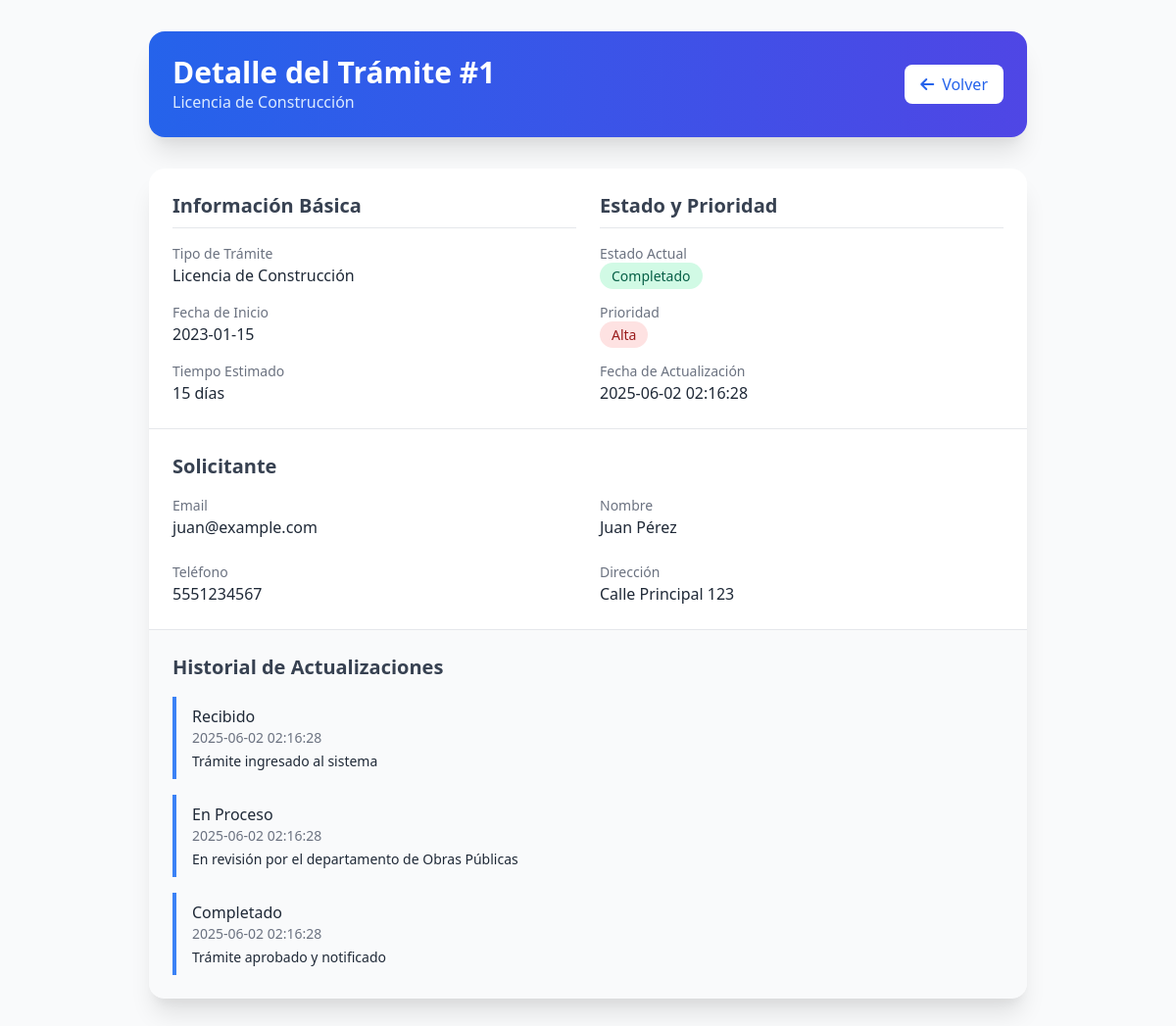
/tramite/1, run on the app's committed database.
### tables this page shows
CREATE TABLE tramites (
    id INTEGER PRIMARY KEY AUTOINCREMENT,
    tipo TEXT NOT NULL,
    fecha_inicio TEXT NOT NULL,
    tiempo_procesamiento INTEGER NOT NULL,
    estado TEXT NOT NULL CHECK(estado IN ('Recibido', 'En Proceso', 'Completado', 'Rechazado')),
    prioridad TEXT NOT NULL CHECK(prioridad IN ('Alta', 'Media', 'Normal')),
    ciudadano_email TEXT NOT NULL,
    fecha_actualizacion TEXT DEFAULT CURRENT_TIMESTAMP,
    observaciones TEXT,
    FOREIGN KEY (ciudadano_email) REFERENCES ciudadanos(email)
);

CREATE TABLE ciudadanos (
    id INTEGER PRIMARY KEY AUTOINCREMENT,
    nombre TEXT NOT NULL,
    email TEXT NOT NULL UNIQUE,
    telefono TEXT,
    direccion TEXT,
    fecha_registro TEXT DEFAULT CURRENT_TIMESTAMP
);

CREATE TABLE historial_tramites (
    id INTEGER PRIMARY KEY AUTOINCREMENT,
    tramite_id INTEGER NOT NULL,
    estado TEXT NOT NULL,
    observaciones TEXT,
    fecha TEXT DEFAULT CURRENT_TIMESTAMP,
    FOREIGN KEY (tramite_id) REFERENCES tramites(id)
);

### app.py (the view)
@app.route('/tramite/<int:id>')
def detalle_tramite(id):
    conn = get_db_connection()
    tramite = conn.execute('SELECT * FROM tramites WHERE id = ?', (id,)).fetchone()
    if not tramite:
        conn.close()
        abort(404)
    ciudadano = conn.execute(
        'SELECT * FROM ciudadanos WHERE email = ?', (tramite['ciudadano_email'],)
    ).fetchone()
    historial = conn.execute(
        'SELECT * FROM historial_tramites WHERE tramite_id = ? ORDER BY fecha DESC', (id,)
    ).fetchall()
    conn.close()
    return render_template('detalle.html',
                         tramite=tramite,
                         ciudadano=ciudadano,
                         historial=historial)

### app.py (called while the page is built)
def get_db_connection():
    conn = sqlite3.connect('tramites.db')
    conn.row_factory = sqlite3.Row
    return conn

### templates/detalle.html (shortened to what this page needs)
<!DOCTYPE html>
<html lang="es">
<head>
    <link href="https://cdn.jsdelivr.net/npm/tailwindcss@2.2.19/dist/tailwind.min.css" rel="stylesheet">
    <link href="https://cdnjs.cloudflare.com/ajax/libs/font-awesome/6.0.0-beta3/css/all.min.css" rel="stylesheet">
</head>
<body class="bg-gray-50 font-sans text-gray-800 min-h-screen p-4 sm:p-6 md:p-8">
    <div class="max-w-4xl mx-auto">
        <header class="bg-gradient-to-r from-blue-600 to-indigo-600 text-white rounded-2xl shadow-xl mb-8 p-6">
            <div class="flex justify-between items-center">
                <div>
                    <h1 class="text-2xl sm:text-3xl font-bold">Detalle del Trámite #{{ tramite.id }}</h1>
                    <p class="text-blue-100">{{ tramite.tipo }}</p>
                </div>
                <a href="/" class="bg-white text-blue-600 px-4 py-2 rounded-lg hover:bg-blue-50 transition">
                    <i class="fas fa-arrow-left mr-2"></i>Volver
                </a>
            </div>
        </header>
        <div class="bg-white rounded-2xl shadow-xl overflow-hidden mb-8">
            <div class="grid grid-cols-1 md:grid-cols-2 gap-6 p-6">
                <div>
                    <h2 class="text-xl font-semibold mb-4 text-gray-700 border-b pb-2">Información Básica</h2>
                    <div class="space-y-4">
                        <div>
                            <p class="text-sm text-gray-500">Tipo de Trámite</p>
                            <p class="font-medium">{{ tramite.tipo }}</p>
                        </div>
                        <div>
                            <p class="text-sm text-gray-500">Fecha de Inicio</p>
                            <p class="font-medium">{{ tramite.fecha_inicio }}</p>
                        </div>
                        <div>
                            <p class="text-sm text-gray-500">Tiempo Estimado</p>
                            <p class="font-medium">{{ tramite.tiempo_procesamiento }} días</p>
                        </div>
                    </div>
                </div>
                <div>
                    <h2 class="text-xl font-semibold mb-4 text-gray-700 border-b pb-2">Estado y Prioridad</h2>
                    <div class="space-y-4">
                        <div>
                            <p class="text-sm text-gray-500">Estado Actual</p>
                            <span class="px-3 py-1 rounded-full text-sm font-medium
                                {% if tramite.estado == 'Completado' %}bg-green-100 text-green-800
                                {% elif tramite.estado == 'En Proceso' %}bg-blue-100 text-blue-800
                                {% else %}bg-yellow-100 text-yellow-800{% endif %}">
                                {{ tramite.estado }}
                            </span>
                        </div>
                        <div>
                            <p class="text-sm text-gray-500">Prioridad</p>
                            <span class="px-3 py-1 rounded-full text-sm font-medium
                                {% if tramite.prioridad == 'Alta' %}bg-red-100 text-red-800
                                {% elif tramite.prioridad == 'Media' %}bg-orange-100 text-orange-800
                                {% else %}bg-green-100 text-green-800{% endif %}">
                                {{ tramite.prioridad }}
                            </span>
                        </div>
                        <div>
                            <p class="text-sm text-gray-500">Fecha de Actualización</p>
                            <p class="font-medium">{{ tramite.fecha_actualizacion }}</p>
                        </div>
                    </div>
                </div>
            </div>
            <div class="border-t p-6">
                <h2 class="text-xl font-semibold mb-4 text-gray-700">Solicitante</h2>
                <div class="grid grid-cols-1 md:grid-cols-2 gap-6">
                    <div>
                        <p class="text-sm text-gray-500">Email</p>
                        <p class="font-medium">{{ tramite.ciudadano_email }}</p>
                    </div>
                    {% if ciudadano %}
                    <div>
                        <p class="text-sm text-gray-500">Nombre</p>
                        <p class="font-medium">{{ ciudadano.nombre }}</p>
                    </div>
                    <div>
                        <p class="text-sm text-gray-500">Teléfono</p>
                        <p class="font-medium">{{ ciudadano.telefono or 'No registrado' }}</p>
                    </div>
                    <div>
                        <p class="text-sm text-gray-500">Dirección</p>
                        <p class="font-medium">{{ ciudadano.direccion or 'No registrada' }}</p>
                    </div>
                    {% endif %}
                </div>
            </div>
            <div class="border-t p-6 bg-gray-50">
                <h2 class="text-xl font-semibold mb-4 text-gray-700">Historial de Actualizaciones</h2>
                {% if historial %}
                <div class="space-y-4">
                    {% for item in historial %}
                    <div class="border-l-4 border-blue-500 pl-4 py-2">
                        <p class="font-medium">{{ item.estado }}</p>
                        <p class="text-sm text-gray-500">{{ item.fecha }}</p>
                        {% if item.observaciones %}
                        <p class="text-sm mt-1">{{ item.observaciones }}</p>
                        {% endif %}
                    </div>
                    {% endfor %}
                </div>
                {% else %}
                <p class="text-gray-500">No hay historial registrado</p>
                {% endif %}
            </div>
        </div>
    </div>
</body>
</html>

### data on the page
tramites: id "1", tipo "Licencia de Construcción", fecha_inicio "2023-01-15", tiempo_procesamiento "15", estado "Completado", prioridad "Alta", fecha_actualizacion "2025-06-02 02:16:28", ciudadano_email "juan@example.com"
ciudadanos: nombre "Juan Pérez", telefono "5551234567", direccion "Calle Principal 123"
historial_tramites: estado "Recibido", fecha "2025-06-02 02:16:28", observaciones "Trámite ingresado al sistema"
historial_tramites: estado "En Proceso", fecha "2025-06-02 02:16:28", observaciones "En revisión por el departamento de Obras Públicas"
historial_tramites: estado "Completado", fecha "2025-06-02 02:16:28", observaciones "Trámite aprobado y notificado"
